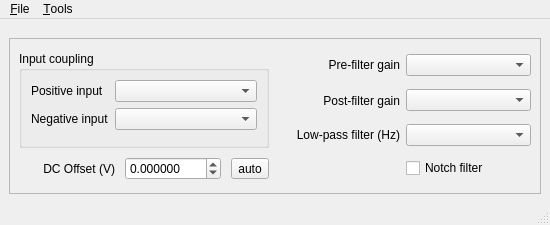
<?xml version="1.0" encoding="UTF-8"?>
<ui version="4.0">
 <class>MainWindow</class>
 <widget class="QMainWindow" name="MainWindow">
  <property name="geometry">
   <rect>
    <x>0</x>
    <y>0</y>
    <width>550</width>
    <height>225</height>
   </rect>
  </property>
  <property name="sizePolicy">
   <sizepolicy hsizetype="Fixed" vsizetype="Fixed">
    <horstretch>0</horstretch>
    <verstretch>0</verstretch>
   </sizepolicy>
  </property>
  <property name="minimumSize">
   <size>
    <width>0</width>
    <height>0</height>
   </size>
  </property>
  <property name="maximumSize">
   <size>
    <width>550</width>
    <height>225</height>
   </size>
  </property>
  <property name="windowTitle">
   <string>MainWindow</string>
  </property>
  <widget class="QWidget" name="centralwidget">
   <layout class="QVBoxLayout" name="verticalLayout" stretch="0,1">
    <property name="spacing">
     <number>6</number>
    </property>
    <item>
     <widget class="QTabWidget" name="tabWidget">
      <property name="sizePolicy">
       <sizepolicy hsizetype="Expanding" vsizetype="Minimum">
        <horstretch>0</horstretch>
        <verstretch>0</verstretch>
       </sizepolicy>
      </property>
      <property name="currentIndex">
       <number>-1</number>
      </property>
      <property name="elideMode">
       <enum>Qt::ElideNone</enum>
      </property>
      <property name="usesScrollButtons">
       <bool>false</bool>
      </property>
      <property name="documentMode">
       <bool>true</bool>
      </property>
     </widget>
    </item>
    <item>
     <widget class="QFrame" name="frame">
      <property name="frameShape">
       <enum>QFrame::StyledPanel</enum>
      </property>
      <property name="frameShadow">
       <enum>QFrame::Sunken</enum>
      </property>
      <property name="lineWidth">
       <number>1</number>
      </property>
      <property name="midLineWidth">
       <number>0</number>
      </property>
      <layout class="QGridLayout" name="gridLayout">
       <property name="leftMargin">
        <number>9</number>
       </property>
       <property name="verticalSpacing">
        <number>6</number>
       </property>
       <item row="0" column="3">
        <widget class="QComboBox" name="preGainComboBox"/>
       </item>
       <item row="3" column="3">
        <widget class="QCheckBox" name="notchCheckBox">
         <property name="text">
          <string>Notch filter</string>
         </property>
        </widget>
       </item>
       <item row="0" column="0" rowspan="3" colspan="2">
        <widget class="QGroupBox" name="groupBox">
         <property name="title">
          <string>Input coupling</string>
         </property>
         <layout class="QFormLayout" name="formLayout">
          <item row="0" column="0">
           <widget class="QLabel" name="label_5">
            <property name="text">
             <string>Positive input</string>
            </property>
           </widget>
          </item>
          <item row="0" column="1">
           <widget class="QComboBox" name="posCouplingComboBox"/>
          </item>
          <item row="1" column="0">
           <widget class="QLabel" name="label_6">
            <property name="text">
             <string>Negative input</string>
            </property>
           </widget>
          </item>
          <item row="1" column="1">
           <widget class="QComboBox" name="negCouplingComboBox"/>
          </item>
         </layout>
        </widget>
       </item>
       <item row="0" column="2">
        <widget class="QLabel" name="label">
         <property name="text">
          <string>Pre-filter gain</string>
         </property>
         <property name="alignment">
          <set>Qt::AlignRight|Qt::AlignTrailing|Qt::AlignVCenter</set>
         </property>
        </widget>
       </item>
       <item row="2" column="2">
        <widget class="QLabel" name="label_4">
         <property name="text">
          <string>Low-pass filter (Hz)</string>
         </property>
         <property name="alignment">
          <set>Qt::AlignRight|Qt::AlignTrailing|Qt::AlignVCenter</set>
         </property>
        </widget>
       </item>
       <item row="2" column="3">
        <widget class="QComboBox" name="lowPassComboBox"/>
       </item>
       <item row="1" column="2">
        <widget class="QLabel" name="label_2">
         <property name="text">
          <string>Post-filter gain</string>
         </property>
         <property name="alignment">
          <set>Qt::AlignRight|Qt::AlignTrailing|Qt::AlignVCenter</set>
         </property>
        </widget>
       </item>
       <item row="1" column="3">
        <widget class="QComboBox" name="postGainComboBox"/>
       </item>
       <item row="3" column="0" colspan="2">
        <widget class="QWidget" name="widget" native="true">
         <layout class="QHBoxLayout" name="horizontalLayout">
          <property name="spacing">
           <number>10</number>
          </property>
          <property name="leftMargin">
           <number>0</number>
          </property>
          <property name="topMargin">
           <number>0</number>
          </property>
          <property name="rightMargin">
           <number>0</number>
          </property>
          <property name="bottomMargin">
           <number>0</number>
          </property>
          <item>
           <widget class="QLabel" name="label_3">
            <property name="text">
             <string>DC Offset (V)</string>
            </property>
            <property name="alignment">
             <set>Qt::AlignRight|Qt::AlignTrailing|Qt::AlignVCenter</set>
            </property>
           </widget>
          </item>
          <item>
           <widget class="QDoubleSpinBox" name="offsetSpinBox">
            <property name="sizePolicy">
             <sizepolicy hsizetype="Minimum" vsizetype="Minimum">
              <horstretch>0</horstretch>
              <verstretch>0</verstretch>
             </sizepolicy>
            </property>
            <property name="styleSheet">
             <string notr="true"/>
            </property>
            <property name="keyboardTracking">
             <bool>false</bool>
            </property>
            <property name="showGroupSeparator" stdset="0">
             <bool>false</bool>
            </property>
            <property name="decimals">
             <number>6</number>
            </property>
            <property name="minimum">
             <double>-10.000000000000000</double>
            </property>
            <property name="maximum">
             <double>10.000000000000000</double>
            </property>
            <property name="singleStep">
             <double>0.001000000000000</double>
            </property>
           </widget>
          </item>
          <item>
           <widget class="QToolButton" name="autoOffsetButton">
            <property name="text">
             <string>auto</string>
            </property>
           </widget>
          </item>
         </layout>
        </widget>
       </item>
      </layout>
     </widget>
    </item>
   </layout>
  </widget>
  <widget class="QMenuBar" name="menubar">
   <property name="geometry">
    <rect>
     <x>0</x>
     <y>0</y>
     <width>550</width>
     <height>22</height>
    </rect>
   </property>
   <widget class="QMenu" name="menuFile">
    <property name="title">
     <string>&amp;File</string>
    </property>
    <addaction name="actionWrite"/>
    <addaction name="actionQuit"/>
   </widget>
   <widget class="QMenu" name="menu_Tools">
    <property name="title">
     <string>&amp;Tools</string>
    </property>
    <addaction name="actionDefaults"/>
    <addaction name="actionOscillators"/>
    <addaction name="actionTerminal"/>
   </widget>
   <addaction name="menuFile"/>
   <addaction name="menu_Tools"/>
  </widget>
  <widget class="QStatusBar" name="statusbar">
   <property name="font">
    <font>
     <strikeout>false</strikeout>
    </font>
   </property>
  </widget>
  <action name="actionWrite">
   <property name="text">
    <string>&amp;Write settings to memory</string>
   </property>
  </action>
  <action name="actionQuit">
   <property name="text">
    <string>&amp;Quit</string>
   </property>
  </action>
  <action name="actionDefaults">
   <property name="text">
    <string>Load factory &amp;defaults</string>
   </property>
  </action>
  <action name="actionOscillators">
   <property name="enabled">
    <bool>false</bool>
   </property>
   <property name="text">
    <string>Test &amp;oscillators</string>
   </property>
  </action>
  <action name="actionTerminal">
   <property name="enabled">
    <bool>false</bool>
   </property>
   <property name="text">
    <string>&amp;Terminal</string>
   </property>
  </action>
 </widget>
 <tabstops>
  <tabstop>tabWidget</tabstop>
  <tabstop>posCouplingComboBox</tabstop>
  <tabstop>negCouplingComboBox</tabstop>
  <tabstop>preGainComboBox</tabstop>
  <tabstop>postGainComboBox</tabstop>
  <tabstop>lowPassComboBox</tabstop>
  <tabstop>notchCheckBox</tabstop>
 </tabstops>
 <resources/>
 <connections/>
</ui>
